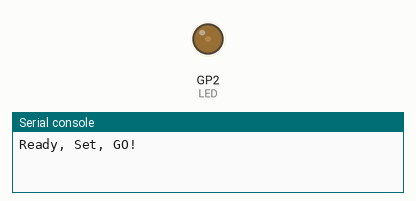
Bench run of a program on a simulated Raspberry Pi Pico running MicroPython. On the bench: output pins drawn as LEDs (lit = HIGH), the last lines printed to the serial console.

Above: at 0.45 s.
At 4.1 s:
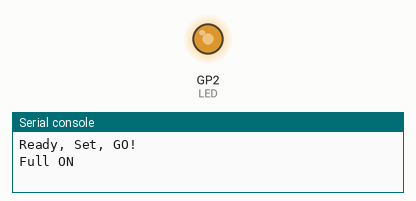
At 11.02 s:
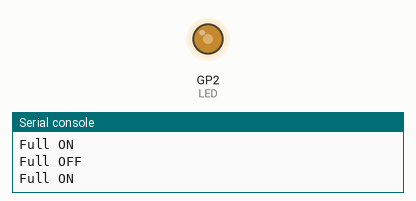
At 21.7 s:
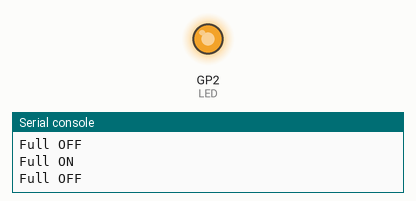
Timing chart, 0 to 22.0 s (numbered marks = the images above):
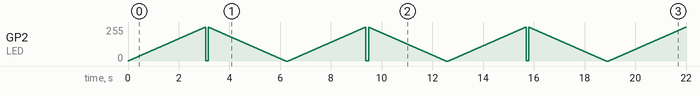

The program:

Single_Color_LED_-_Fade_ON_OFF.py
```python
# Simple Single Color LED
# LED  FADE on and OFF using PWM control  led.duty_u16(float) ANR

# pin 4/GP2 for LED output

#ALSO REQUIRED!!!
#120 ohm resistor
#Red LED (not high power)
#Wire according to information provided on associated video on YouTube

#load libraries
import machine
import utime

#Configure output as PWM
LED = machine.PWM(machine.Pin(2))  #use pin 4/GP2 for LED output
LED.freq(1000)  # A good frequency to avoid flicker

Fade_Rate = .0001  #Time delay at each step change in PWM Duty
V = 0 # Variable holding the duty for the PWM signal
print("Ready, Set, GO!")
while True:
    while V <= 65535:          #V will be the duty cycle for PWM - Range is 0(off) to 65535(Bright)
        V += 3                 #Stepping by 2 through the range for smooth transitions
        LED.duty_u16(V)        #Fade LED on by change the PWM duty cycle
        utime.sleep(Fade_Rate) #Ramp up duty delaying this much time per increment
    print("Full ON")
    utime.sleep(.1)
    while V > 0:
        V -= 3
        LED.duty_u16(V)
        utime.sleep(Fade_Rate)
    print("Full OFF")
    utime.sleep(.1)
```
